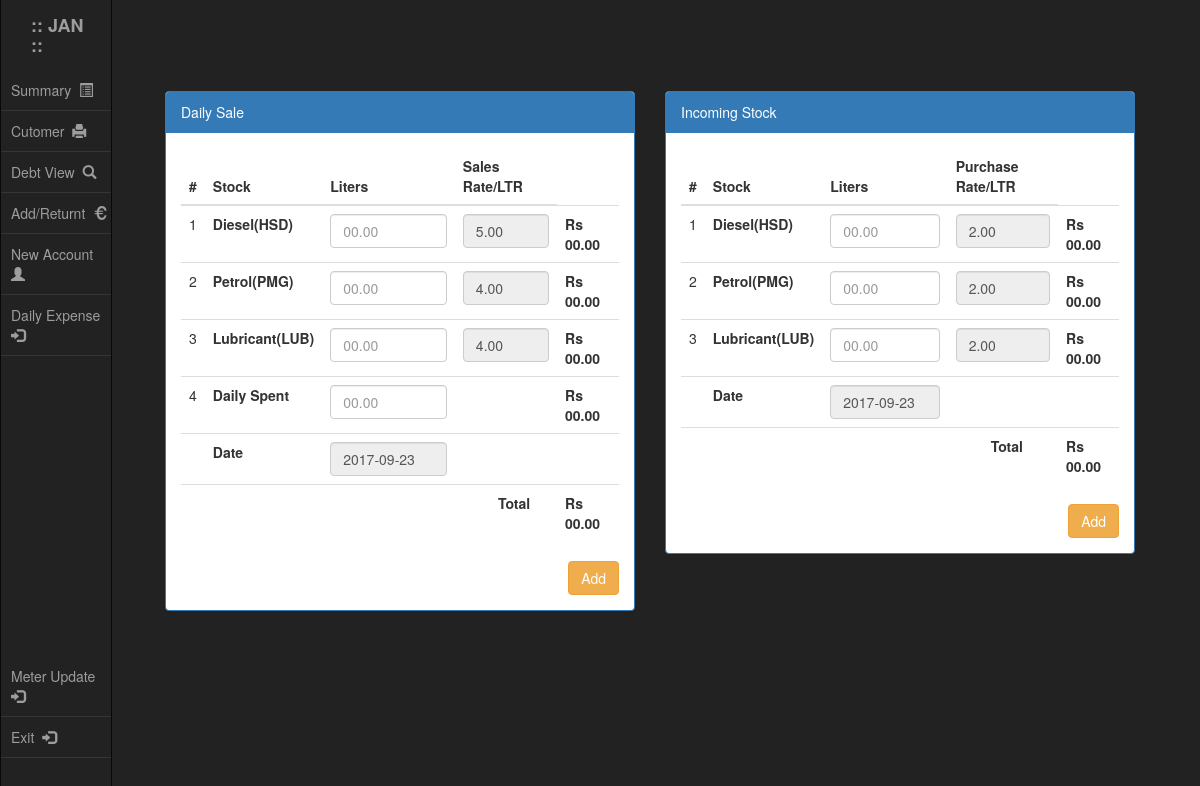
The app's page /daily.php (signed in), older data.
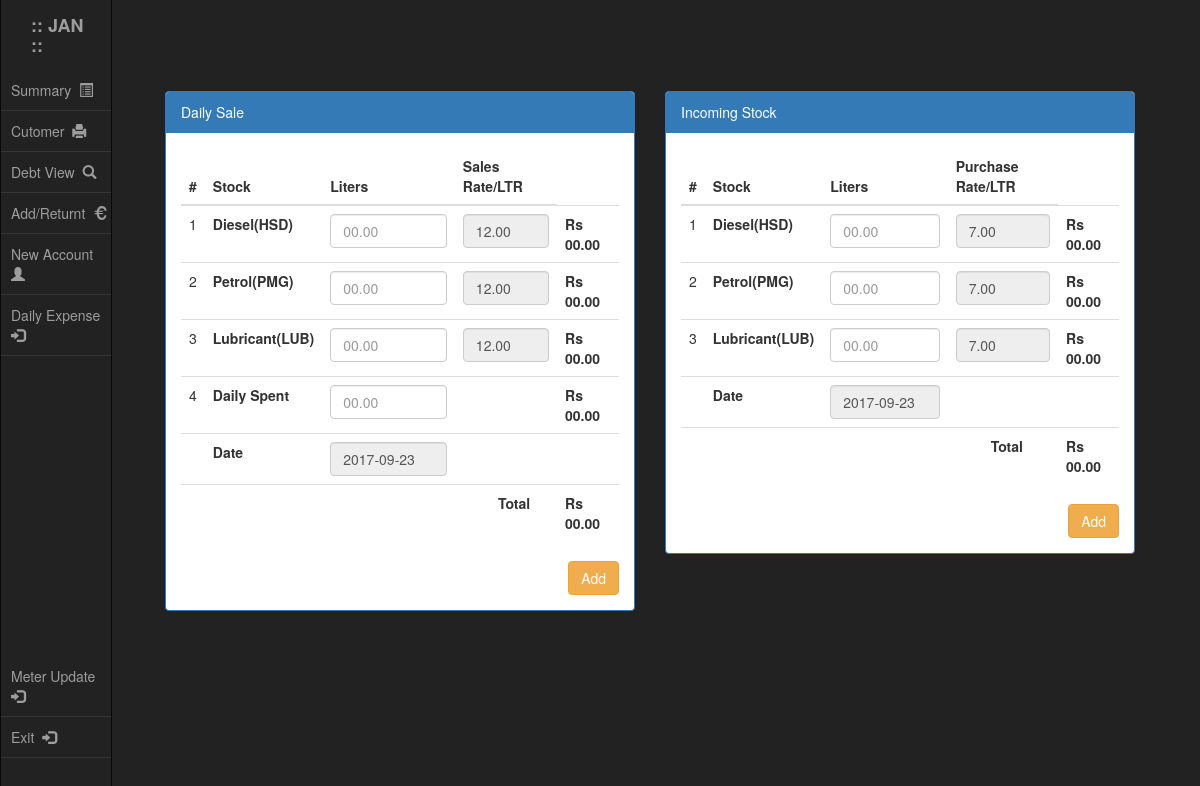
The same page, newer data.
### tables this page shows
CREATE TABLE `meter_state` (
  `HSD_PER_LTR_SALE` decimal(5,2) DEFAULT '0.00',
  `PMG_PER_LTR_SALE` decimal(5,2) DEFAULT '0.00',
  `LUB_PER_LTR_SALE` decimal(5,2) DEFAULT '0.00',
  `HSD_PER_LTR_PURC` decimal(5,2) DEFAULT '0.00',
  `PMG_PER_LTR_PURC` decimal(5,2) DEFAULT '0.00',
  `LUB_PER_LTR_PURC` decimal(5,2) DEFAULT '0.00',
  `Remaining_HSD` decimal(8,2) DEFAULT '0.00',
  `Remaining_PMG` decimal(8,2) DEFAULT '0.00',
  `Remaining_LUB` decimal(8,2) DEFAULT '0.00'
);

### script/get_customer_info.php (called while the page is built, shortened)
<?php
require_once dirname(__FILE__)."/function_inc.php";
  $query = "SELECT * FROM `meter_state` " ;
  if ($queryResult = mysqli_query($conn,$query)){
    if (mysqli_num_rows($queryResult) > 0){
      $row = mysqli_fetch_assoc($queryResult) ;
      $HSD_Rate = $row['HSD_PER_LTR_SALE'];
      $PMG_Rate = $row['PMG_PER_LTR_SALE'];
      $LUB_Rate = $row['LUB_PER_LTR_SALE'];
      $HSD_Purc = $row['HSD_PER_LTR_PURC'];
      $PMG_Purc = $row['PMG_PER_LTR_PURC'];
      $LUB_Purc = $row['LUB_PER_LTR_PURC'];
    }
    else{
      $ErrorMsg = "Meter status not found" ;
      $color = "#fcff23" ;
    }
  }
  else{
    die( "<b>Sorry:</b> Software problem (Contact with Teachnition) " . mysqli_error($conn) );
  }
?>

### daily.php (the view, shortened to what the changed rows need)
<?php
require_once dirname(__FILE__)."/script/get_customer_info.php";
?>
<!DOCTYPE html>
<html lang="en">
<head>
  <?php require_once "./header.php"; ?>
</head>
<body style="background-color:#222222">
<div class="container-fluid">
  <div class="row">
    <div class="col-md-offset-1 col-md-5" style="margin-left: 150px; margin-top: 20px;">
      <br><br>
      <form class="form-horizontal" action="./script/daily.php" method="POST" autocomplete="off">
        <div class="panel panel-primary">
          <div class="panel-body">
            <div class="table-responsive">
              <table class="table table-hover">
              <thead>
                <tr>
                  <th>#</th>
                  <th>Stock</th>
                  <th>Liters</th>
                  <th>Sales Rate/LTR</th>
                </tr>
              </thead>
              <tbody>
                <tr>
                  <td><input class="form-control" type="number" id="HSD_PER_LTR" name="HSD_PER_LTR" value="<?php echo $HSD_Rate ;?>" placeholder="00.00" min="0" step="0.01" max="999.99" onKeyPress="if(this.value.length==6) return false;" readonly></td>
                </tr>
                <tr>
                  <td><input class="form-control" type="number" id="PMG_PER_LTR" name="PMG_PER_LTR" value="<?php echo $PMG_Rate ;?>" placeholder="00.00" min="0" step="0.01" max="999.99" onKeyPress="if(this.value.length==6) return false;" readonly></td>
                </tr>
                <tr>
                  <td><input class="form-control" type="number" id="LUB_PER_LTR" name="LUB_PER_LTR" value="<?php echo $LUB_Rate ;?>" placeholder="00.00" min="0" step="0.01" max="999.99" onKeyPress="if(this.value.length==6) return false;" readonly></td>
                </tr>
              </tbody>
              </table>
            </div>
          </div>
        </div>
      </form>
    </div>
    <div class="col-md-offset-0 col-md-5" style="margin-top: 20px">
      <br><br>
      <form class="form-horizontal" action="./script/daily.php" method="POST" autocomplete="off">
        <div class="panel panel-primary">
          <div class="panel-body">
            <div class="table-responsive">
            <table class="table table-hover">
            <thead>
              <tr>
                <th>#</th>
                <th>Stock</th>
                <th>Liters</th>
                <th>Purchase Rate/LTR</th>
              </tr>
            </thead>
            <tbody>
              <tr>
                <td><input class="form-control" type="number" id="HSD_PER_LTR_Income" name="HSD_PER_LTR" value="<?php echo $HSD_Purc ;?>" placeholder="00.00" min="0" step="0.01" max="999.99" onKeyPress="if(this.value.length==6) return false;" readonly></td>
              </tr>
              <tr>
                <td><input class="form-control" type="number" id="PMG_PER_LTR_Income" name="PMG_PER_LTR" value="<?php echo $PMG_Purc ;?>" placeholder="00.00" min="0" step="0.01" max="999.99" onKeyPress="if(this.value.length==6) return false;" readonly></td>
              </tr>
              <tr>
                <td><input class="form-control" type="number" id="LUB_PER_LTR_Income" name="LUB_PER_LTR" value="<?php echo $LUB_Purc ;?>" placeholder="00.00" min="0" step="0.01" max="999.99" onKeyPress="if(this.value.length==6) return false;" readonly></td>
              </tr>
            </tbody>
            </table>
            </div>
          </div>
        </div>
      </form>
    </div>
  </div>
</div>
</body>
</html>

Row changes from the older to the newer data that the page shows:
removed meter_state: HSD_PER_LTR "5.00", PMG_PER_LTR "4.00", LUB_PER_LTR "4.00", HSD_PER_LTR "2.00", PMG_PER_LTR "2.00", LUB_PER_LTR "2.00"
added meter_state: HSD_PER_LTR "12.00", PMG_PER_LTR "12.00", LUB_PER_LTR "12.00", HSD_PER_LTR "7.00", PMG_PER_LTR "7.00", LUB_PER_LTR "7.00"
